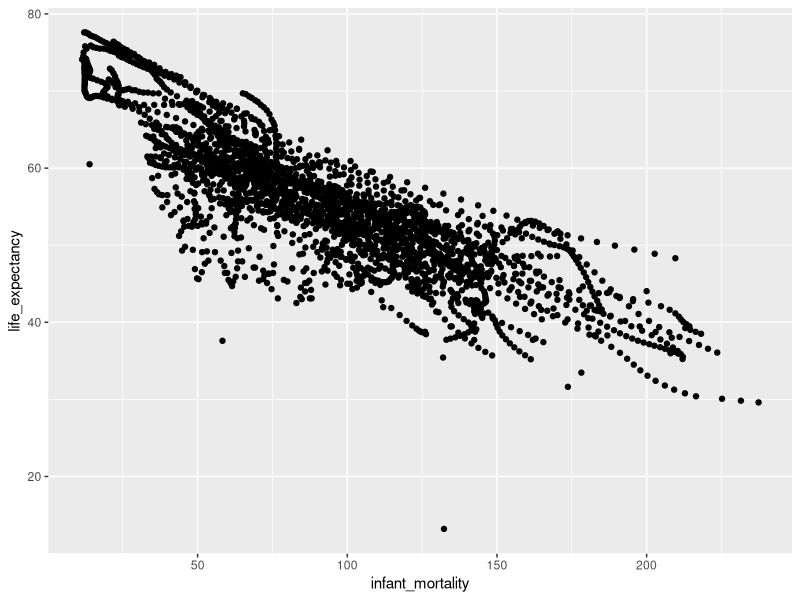
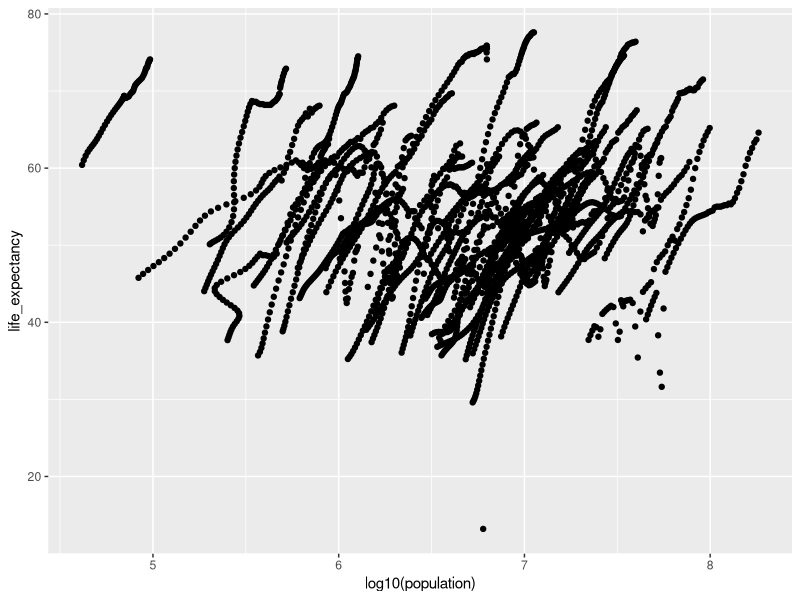
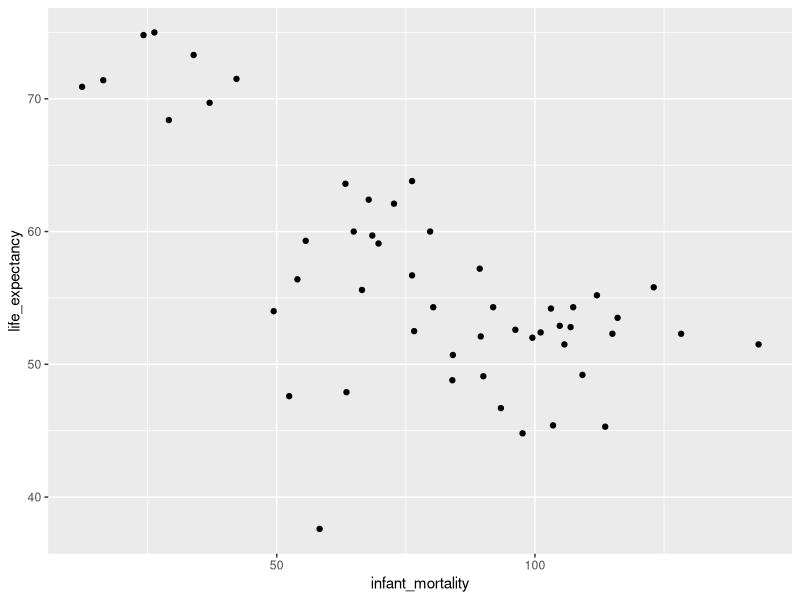
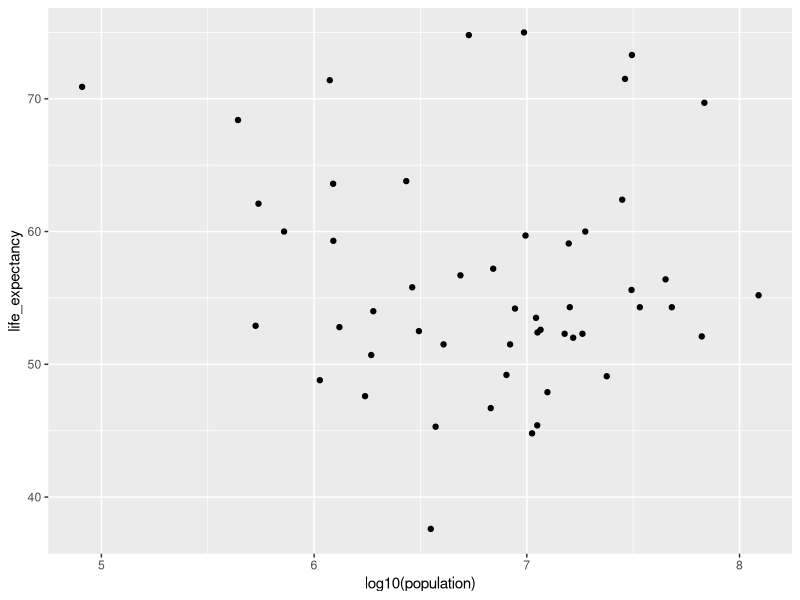
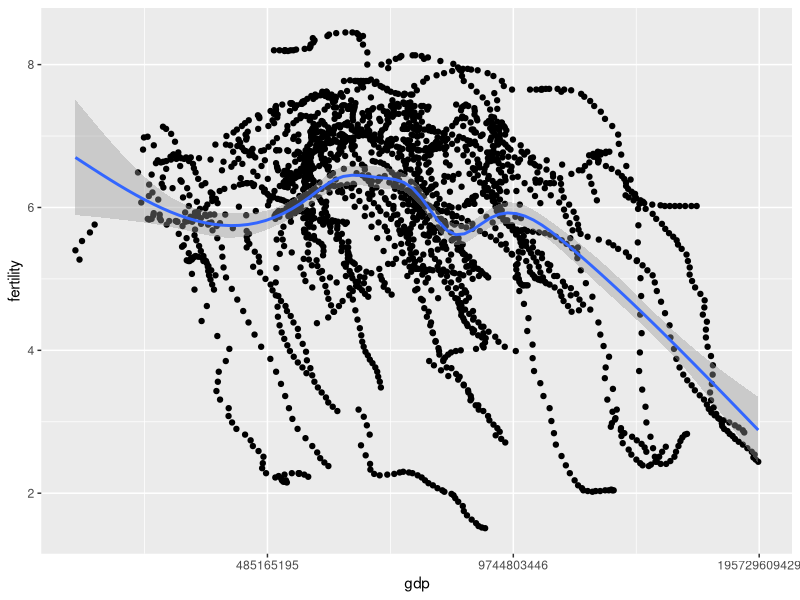
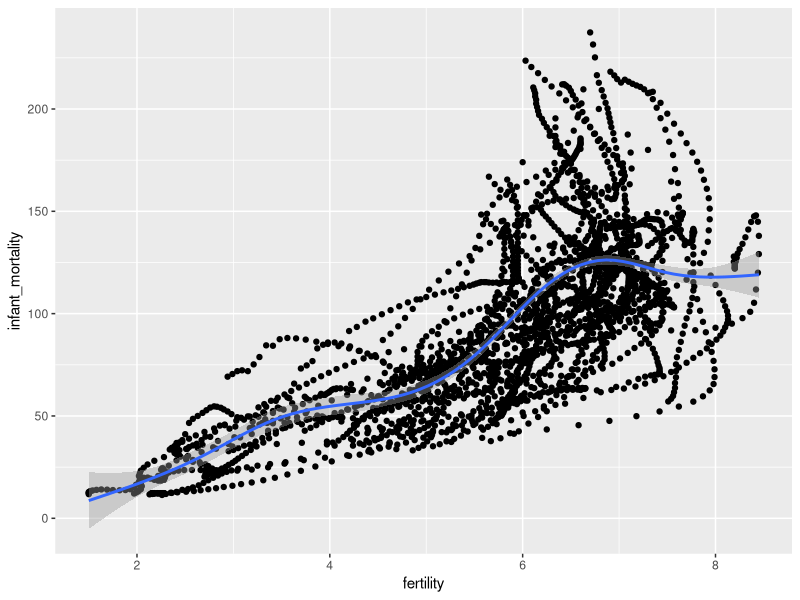

Write R code to recreate these figures, in order.
## ---- chunk 1
#load the dslabs package
#install.packages("dslabs")
library(dslabs)
library(tidyverse)
## ---- chunk 2
#look at help page for gapminder data
help("gapminder")
## ---- chunk 3
#look at the structure of the data
str(gapminder)
## ---- chunk 4
#look at a summary of the data
summary(gapminder)
## ---- chunk 5
#check what type of object the data is
class(gapminder)
## ---- chunk 6
#subset the data so there is only data from the African continent in a new data frame
africadata <- gapminder %>% filter(continent == "Africa")
## ---- chunk 7
#look at the structure of the data
str(africadata)
## ---- chunk 8
#look at a summary of the data
summary(africadata)
## ---- chunk 9
#further subset the African data by creating a data frame with only infant_mortality and Life_expectancy
africadata2 <- africadata %>% select(c(infant_mortality, life_expectancy))
## ---- chunk 10
#look at the structure of the data
str(africadata2)
## ---- chunk 11
#look at a summary of the data
summary(africadata2)
## ---- chunk 12
#subset the African data again, but this time including only population and life_expectancy
africadata3 <- africadata %>% select(c(population, life_expectancy))
## ---- chunk 13
#look at the structure of the data
str(africadata3)
## ---- chunk 14
#look at a summary of the data
summary(africadata3)
## ---- chunk 15
#Plot life expectancy as a function of infant mortality
ggplot(data = africadata2) +
  geom_point(aes(x = infant_mortality, y = life_expectancy))
## ---- chunk 16
#Plot life expectancy as a function of log10(population)
ggplot(data = africadata3) +
  geom_point(aes(x = log10(population), y = life_expectancy))

## ---- chunk 17
#Find which years have missing data for infant_mortality
africa_NAs <- africadata %>% select(c(country, year, infant_mortality)) %>% 
  filter(is.na(infant_mortality))
summary(africa_NAs)
## ---- chunk 18
#Subset the African data to only include data from the year 2000
africadata2000 <- africadata %>% filter(year == 2000)
## ---- chunk 19
#look at the structure of the data
str(africadata2000)
## ---- chunk 20
#look at a summary of the data
summary(africadata2000)
## ---- chunk 21
#Plot life expectancy as a function of infant mortality
ggplot(data = africadata2000) +
  geom_point(aes(x = infant_mortality, y = life_expectancy))
## ---- chunk 22
#Plot life expectancy as a function of log10(population)
ggplot(data = africadata2000) +
  geom_point(aes(x = log10(population), y = life_expectancy))
## ---- chunk 23
#Use a linear model, fit life expectancy as the outcome and infant mortality as the predictor
#p-value is very small, infant mortality is very likely to predict life expectancy
fit1 <- lm(infant_mortality ~ life_expectancy, data = africadata2000)
summary(fit1)
## ---- chunk 24
#Use a linear model, fit life expectancy as the outcome and population as the predictor
#p-value is large, population size is unlikley to predict life expectancy
fit2 <- lm(population ~ life_expectancy, data = africadata2000)
summary(fit2)
## ---- chunk 25
library(dslabs)
library(tidyverse)
library(dplyr)
library(broom)
## ---- chunk 26
#subset African countries
africadata <- filter(gapminder, continent == "Africa")

#select only the `gdp` and `fertility` columns and assign to `gdpfert`
gdpfert <- africadata %>% select(gdp, fertility)

#select only the `fertility` and `infant_mortality` columns and assign to `fertmort`
fertmort <- africadata %>% select(fertility, infant_mortality)
## ---- chunk 27
#produce scatter plot with smooth line; x = gdp, y = fertility
#x-axis log transformed for gdp data
ggplot(gdpfert, aes(gdp, fertility))+
  geom_point() + 
  geom_smooth()+
  scale_x_continuous(trans = "log")
## ---- chunk 28
#produce scatter plot with smooth line; x = fertility, y = infant_mortality
ggplot(fertmort, aes(fertility, infant_mortality)) +
  geom_point()+
  geom_smooth()
## ---- chunk 29
fit3 <- glm(fertility ~ gdp + infant_mortality, data = africadata)

tidy(fit3)
